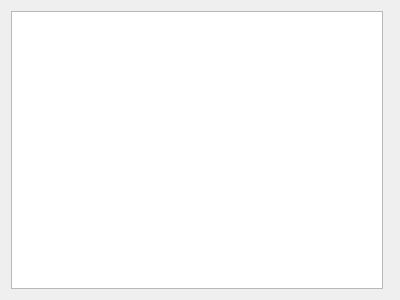
<?xml version="1.0" encoding="UTF-8"?>
<ui version="4.0">
 <class>CHistoryWindow</class>
 <widget class="QWidget" name="CHistoryWindow">
  <property name="geometry">
   <rect>
    <x>0</x>
    <y>0</y>
    <width>400</width>
    <height>300</height>
   </rect>
  </property>
  <layout class="QHBoxLayout" name="horizontalLayout">
   <item>
    <widget class="CScrollablePlainTextEdit" name="pteHistory">
     <property name="tabChangesFocus">
      <bool>true</bool>
     </property>
     <property name="readOnly">
      <bool>true</bool>
     </property>
     <property name="tabStopWidth">
      <number>40</number>
     </property>
    </widget>
   </item>
   <item>
    <widget class="CVerticalButtonBar" name="vbbButtons" native="true"/>
   </item>
  </layout>
 </widget>
 <customwidgets>
  <customwidget>
   <class>CVerticalButtonBar</class>
   <extends>QWidget</extends>
   <header>CVerticalButtonBar.h</header>
   <container>1</container>
  </customwidget>
  <customwidget>
   <class>CScrollablePlainTextEdit</class>
   <extends>QPlainTextEdit</extends>
   <header>CScrollablePlainTextEdit.h</header>
  </customwidget>
 </customwidgets>
 <resources/>
 <connections/>
</ui>
